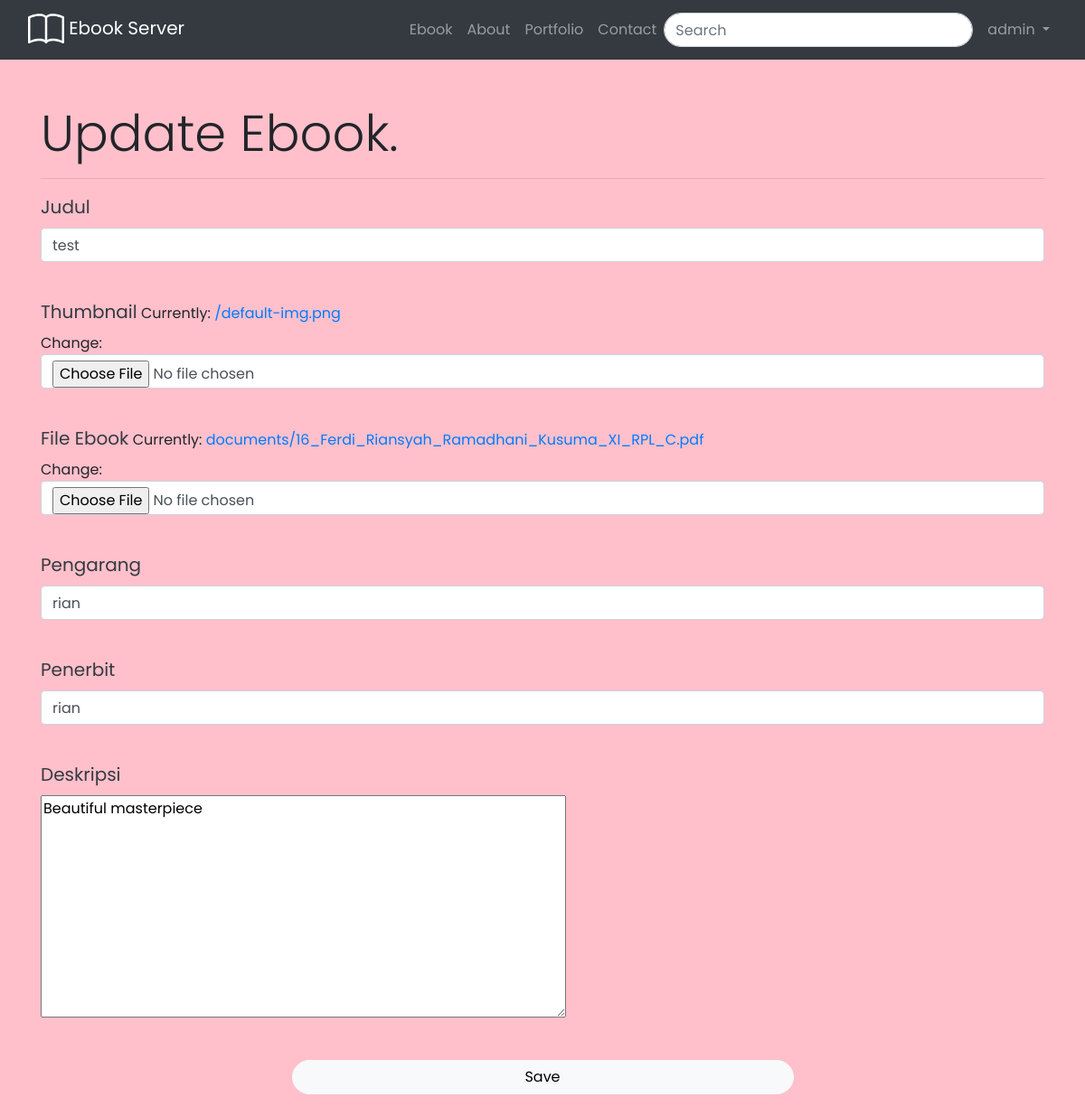
Page /ebook/update/2 (signed in) on the committed database.
### ebook/models.py (models this page shows, shortened)
class Ebook(models.Model):
	judul = models.CharField(max_length=255, blank=True)
	thumbnail = models.ImageField(upload_to='documents/', default="/default-img.png")
	author = models.ForeignKey(User, on_delete=models.CASCADE, default=1, blank=True, null=True)
	file = models.FileField(upload_to='documents/')
	upload = models.DateTimeField(auto_now_add=True)
	pengarang = models.CharField(max_length=255, blank=True)
	penerbit = models.CharField(max_length=255, blank=True)
	deskripsi = models.TextField(default="Beautiful masterpiece")
	slug = models.SlugField(blank=True, editable=False)

### ebook/views.py (the view)
# urls.py: path('update/<int:ebook_id>', views.updateEbook, name="updateEbook"),
@login_required(login_url="/auth/signin/")
def updateEbook(request, ebook_id):
	update_ebook = Ebook.objects.get(id=ebook_id)
	data = {
		'judul' : update_ebook.judul,
		'thumbnail':update_ebook.thumbnail,
		'file'	: update_ebook.file,
		'pengarang' : update_ebook.pengarang,
		'penerbit' : update_ebook.penerbit,
		'deskripsi' : update_ebook.deskripsi,
	}
	update_ebook_form = EbookForm(request.POST or None, request.FILES or None, initial=data, instance=update_ebook)
	if request.method == 'POST':
		if update_ebook_form.is_valid():
			update_ebook_form.save()
		return redirect('auth:profile')
	context = {
		'update_ebook_form' : update_ebook_form,
	}
	print()
	return render(request, 'ebook/update.html', context)

### ebook/forms.py
class EbookForm(forms.ModelForm):
	class Meta:
		model = Ebook
		fields = ['judul', 'thumbnail', 'file', 'pengarang', 'penerbit', 'deskripsi']

### templates/ebook/update.html (shortened to what this page needs)
{% load static %}
<!DOCTYPE html>
<html>
<head>
	<link rel="stylesheet" href="{% static "css/ebook.css" %}">
	<link rel="stylesheet" href="https://stackpath.bootstrapcdn.com/bootstrap/4.5.2/css/bootstrap.min.css">
</head>
</head>
<body style="background-color: pink">
	{% include "navbar.html" %}
	<br><br>
	<div class="container bg-transparent">
		<h1 class="display-4">Update Ebook.</h1>
		<hr>
		<form method="post" enctype="multipart/form-data">
			<div class="form-group">
				<label for="" style="color: #343A40; font-size: 20px">Judul</label>
				{{ update_ebook_form.judul }}<br>
			</div>
			<div class="form-group">
				<label for="" style="color: #343A40; font-size: 20px";>Thumbnail</label>
				{{ update_ebook_form.thumbnail }}<br>
			</div>
			<div class="form-group">
				<label for="" style="color: #343A40; font-size: 20px";>File Ebook</label>
				{{ update_ebook_form.file }}<br>
			</div>
			<div class="form-group">
				<label for="" style="color: #343A40; font-size: 20px";>Pengarang</label>
				{{ update_ebook_form.pengarang }}<br>
			</div>
			<div class="form-group">
				<label for="" style="color: #343A40; font-size: 20px";>Penerbit</label>
				{{ update_ebook_form.penerbit }}<br>
			</div>
			<div class="form-group">
				<label for="" style="color: #343A40; font-size: 20px";>Deskripsi</label>
				<br>
				{{ update_ebook_form.deskripsi }}<br>
			</div>
			<br>
			<div align="center">
				<input id="submit" style="width: 50%; color: black" class="btn btn-light rounded-pill" type="submit" value="Save">
			</div>
		</form>
		<br>
	</div>
</body>
</html>

### templates/navbar.html (shortened to what this page needs)
<nav class="navbar navbar-expand-lg navbar-dark bg-dark">
	<div class="container-fluid">
		<div class="navbar-header">
			<a href="{% url 'index' %}" class="navbar-brand">  Ebook Server</a>
		</div>
		<div class="collapse navbar-collapse" id="bs-example-navbar-collapse-1">
			<ul class="nav navbar-nav ml-auto">
				<li class="nav-item">
					<a class="nav-link" href="{% url 'ebook:ebook_index' %}">Ebook<span class="sr-only">(current)</span></a>
				</li>
				<li class="nav-item">
					<a class="nav-link" href="#">About <span class="sr-only">(current)</span></a>
				</li>
				<li class="nav-item">
					<a class="nav-link" href="#">Portfolio</a>
				</li>
				<li class="nav-item">
					<a class="nav-link" href="#">Contact</a>
				</li>
				<form class="form-inline my-2 my-lg-0" action="/search/" method="get">
					<input class="search-input form-control mr-sm-2" style="position: relative;border-radius: 50px" type="search" name="query" value="{{q}}" placeholder="Search" aria-label="Search" required>
				</form>
				{% if not request.user.is_authenticated %}
				<li class="nav-item">
					<a class="btn btn-light" href="{% url 'auth:signin' %}">Sign in</a>
				</li>
				{% else %}
				<li class="nav-item dropdown">
					<a class="nav-link dropdown-toggle" href="#" id="navbarDropdown" role="button" data-toggle="dropdown" aria-haspopup="true" aria-expanded="false">
						{{request.user}}
					</a>
				</li>
				{% endif %}
			</ul>
		</div>
	</div>
</nav>

### static/css/ebook.css (style rules this page uses)
* { font-family: 'Poppins', sans-serif; }

### rows in the picture
Ebook: judul "test", pengarang "rian", penerbit "rian", deskripsi "Beautiful masterpiece"

### other values in the picture
{{ request.user }} "admin"
